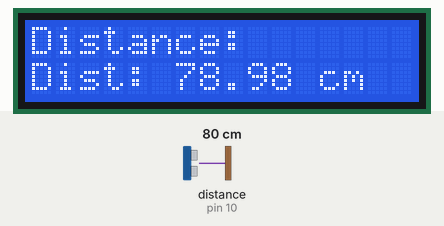
Simulated run of this sketch. Board: Arduino Uno, built with avr-gcc and run on an emulated ATmega328P. On the bench: 16×2 character LCD. Wiring (inferred from the names in the program): ultrasonic range finder: trigger pin 9; echo pin 10. The test bench sets the inputs (shaded band); at power-on: distance to the obstacle (sensor on pin 10) 80 cm. The echo pulse lasts 58.3 µs per cm; what the sketch prints to the serial monitor is not drawn.

Above: at 1.2 s.
1.3 s: distance to the obstacle (sensor on pin 10) set to 18 cm
At 2.5 s:
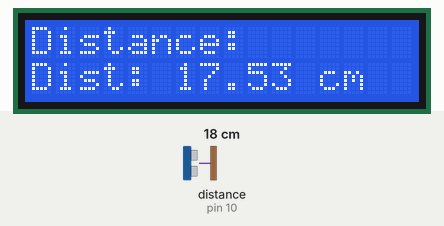
3.6 s: distance to the obstacle (sensor on pin 10) set to 2 cm
At 4.4 s:
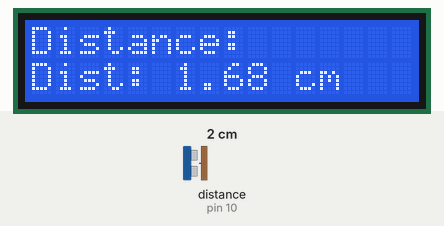
5.2 s: distance to the obstacle (sensor on pin 10) set to 250 cm
At 7.4 s:
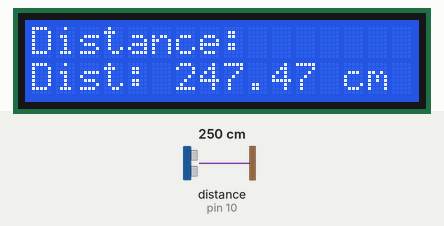
Timing chart, 0 to 8.9 s (numbered marks = the images above; inputs shaded):
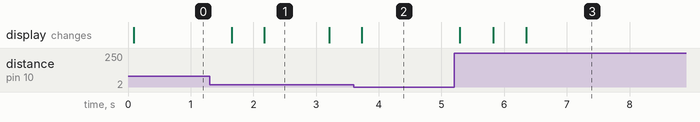

The sketch:

DISTANCE_USING_ULTRASONIC_AND_LCD.ino
```cpp
#include <Wire.h>
#include <LiquidCrystal_I2C.h>

// LCD address 0x27, 16 columns and 2 rows
LiquidCrystal_I2C lcd(0x27, 16, 2);

// Ultrasonic sensor pins
const int trigPin = 9;
const int echoPin = 10;

void setup() {
  lcd.init();            // Initialize the LCD
  lcd.backlight();       // Turn on the backlight
  lcd.setCursor(0, 0);
  lcd.print("Distance:");

  pinMode(trigPin, OUTPUT);
  pinMode(echoPin, INPUT);
  Serial.begin(9600);
}

void loop() {
  // Trigger the ultrasonic pulse
  digitalWrite(trigPin, LOW);
  delayMicroseconds(2);
  digitalWrite(trigPin, HIGH);
  delayMicroseconds(10);
  digitalWrite(trigPin, LOW);

  // Measure the echo time
  long duration = pulseIn(echoPin, HIGH);

  // Calculate distance in cm
  float distance = duration * 0.034 / 2;

  // Display on LCD
  lcd.setCursor(0, 1);
  lcd.print("Dist: ");
  lcd.print(distance);
  lcd.print(" cm  ");

  // Optional: print to Serial Monitor
  Serial.print("Distance: ");
  Serial.print(distance);
  Serial.println(" cm");

  delay(500);
}
```

Measured:
- after the input at 1.3 s, the display: first changes after 0.36 s (image 1 shows a later state)
- after the input at 3.6 s, the display: changes after 0.13 s (image 2)
- after the input at 5.2 s, the display: changes after 0.09 s (image 3)
- what the display in image 1 shows lasts 1.0 s, from 2.2 s to 3.2 s
